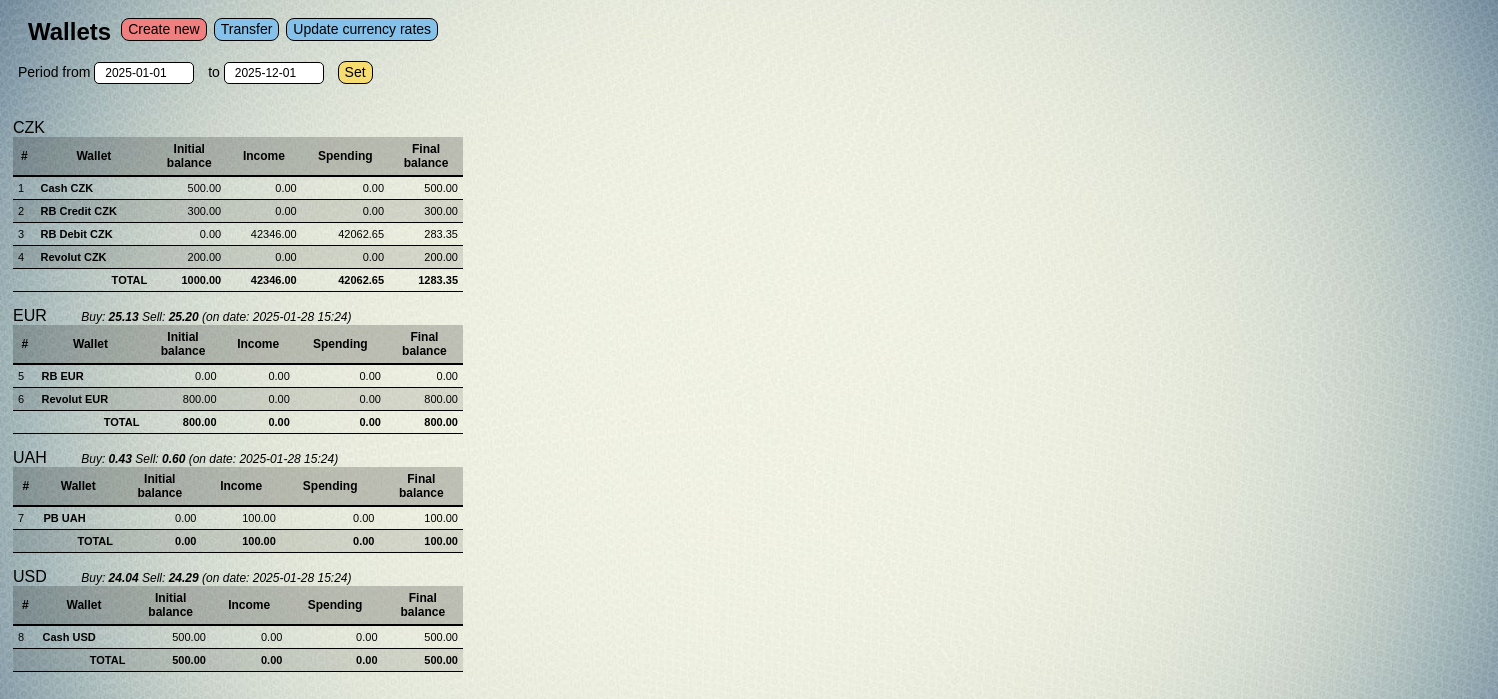
/finance/, run on the app's committed database.
### finance/models.py (models this page shows, shortened)
class Info(models.Model):
    init_date = models.DateField(verbose_name='Init date')
    final_date = models.DateField(verbose_name='Final date', default='2025-01-01')

class Wallet(models.Model):
    W_TYPES = (
        ('a', 'account'),
        ('b', 'bank account'),
        ('c', 'cash'),
        )
    w_name = models.CharField(max_length=20, verbose_name = 'Wallet name')
    w_ticker = models.CharField(max_length=3, verbose_name = 'Currency ticker')
    w_type = models.CharField(max_length=1, choices=W_TYPES, verbose_name = 'Type')
    w_bank = models.CharField(max_length=25, verbose_name = 'Bank name', blank=True)
    w_date = models.DateField(db_index=True, verbose_name = 'Open date')
    w_balance = models.DecimalField(max_digits=12, decimal_places=2, verbose_name = 'Open balance', default=0.00)
    f_name = models.CharField(max_length=24, blank=True, verbose_name='Full wallet name')
    w_limit = models.DecimalField(max_digits=12, decimal_places=2, verbose_name = 'Limit', default=0.00)
    class Meta:
        verbose_name = 'wallet'
        verbose_name_plural = 'wallets'
        ordering = ['w_name']

### finance/views.py (the view)
# urls.py: path('', home, name = 'home'),
def home(request):
    try:#__________________________________________________set init date
        choosen_date_obj = Info.objects.get()
    except Info.DoesNotExist:
        choosen_date_obj = None
    if request.method == 'POST':
        form = Form_set_date_init_bal(request.POST, instance=choosen_date_obj)
        if form.is_valid():
            form.save()
    else:
        form = Form_set_date_init_bal(instance=choosen_date_obj)#_____end
    prev_date = choosen_date_obj.init_date - timedelta(days=1)
    choosen_init = choosen_date_obj.init_date
    choosen_final = choosen_date_obj.final_date
    wlts = Wallet.objects.all()
    tickers = set()
    for wlt in wlts:
        tickers.add(wlt.w_ticker)
    tickers = sorted(tickers)
    n = 0
    data = {}
    data_chart = []
    for ticker in tickers:
        data[ticker] = {}
        for wlt in wlts:
            if ticker == wlt.w_ticker:
                n += 1
                if choosen_date_obj.init_date < wlt.w_date:
                    bal_on_date = 0
                else:
                    before_obj_dt = Income.objects.filter(wallet=wlt, date__range=[wlt.w_date, prev_date])
                    before_dt_sum = before_obj_dt.aggregate(Sum('debit'))['debit__sum'] or Decimal('0.00')
                    before_obj_ct = Spending.objects.filter(wallet=wlt, date__range=[wlt.w_date, prev_date])
                    before_ct_sum = before_obj_ct.aggregate(Sum('credit'))['credit__sum'] or Decimal('0.00')
                    bal_on_date = wlt.w_balance + before_dt_sum - before_ct_sum
                after_obj_dt = Income.objects.filter(wallet=wlt, date__range=[choosen_init, choosen_final])
                after_dt_sum = after_obj_dt.aggregate(Sum('debit'))['debit__sum'] or Decimal('0.00')
                after_obj_ct = Spending.objects.filter(wallet=wlt, date__range=[choosen_init, choosen_final])
                after_ct_sum = after_obj_ct.aggregate(Sum('credit'))['credit__sum'] or Decimal('0.00')
                if choosen_date_obj.init_date < wlt.w_date:
                    after_obj_dt = Income.objects.filter(wallet=wlt, date__range=[wlt.w_date, choosen_final])
                    after_dt_sum = after_obj_dt.aggregate(Sum('debit'))['debit__sum'] or Decimal('0.00')
                    after_obj_ct = Spending.objects.filter(wallet=wlt, date__range=[wlt.w_date, choosen_final])
                    after_ct_sum = after_obj_ct.aggregate(Sum('credit'))['credit__sum'] or Decimal('0.00')
                    final_bal = wlt.w_balance + after_dt_sum - after_ct_sum
                else:
                    final_bal = bal_on_date + after_dt_sum - after_ct_sum
                data_chart.append([wlt, float(final_bal)])
                data[ticker][wlt] = {
                    'n': n,
                    'wlt_pk': wlt.pk,
                    'bal_on_date': bal_on_date,
                    'after_dt_sum': after_dt_sum,
                    'after_ct_sum': after_ct_sum,
                    'final_bal': final_bal,
                }
    totals = {}
    for ticker, wallets in data.items():
        totals[ticker] = {
            'total_initial': sum(wallet_data['bal_on_date'] for wallet_data in wallets.values()),
            'total_income': sum(wallet_data['after_dt_sum'] for wallet_data in wallets.values()),
            'total_spending': sum(wallet_data['after_ct_sum'] for wallet_data in wallets.values()),
            'total_final': sum(wallet_data['final_bal'] for wallet_data in wallets.values()),
        }
    info_date_obj = Info.objects.get()
    info_init = info_date_obj.init_date
    info_final = info_date_obj.final_date
    tickers_without_czk = tickers[:]
    tickers_without_czk.remove('CZK')#_______________rates for context
    rates = {}
    for ticker in tickers_without_czk:
        last_rate = Rates.objects.filter(name=ticker).latest('date')
        rates[ticker] = {'buy': str(last_rate.buy), 'sell': str(last_rate.sell), 'date':last_rate.date}
    pie_chart = data_chart[:]#_________________data for pie chart
    pie_chart = []
    for i in data_chart:
        l=[]
        ticker = i[0].w_ticker
        l.append(i[0].f_name)
        value = i[1]
        if value >0:
            if ticker != 'CZK':
                try:
                    rate = float(rates[ticker]['buy'])
                    l.append(float(value * rate))
                except KeyError:
                    print(f"Ticker {ticker} not found in rates. Skipping conversion.")
                except Exception as e:
                    print(f"Error processing ticker {ticker}: {e}")
            else:
                l.append(float(value))
        else:
            l.append(0)
        pie_chart.append(l)
    data_pie_chart = [['Wallet', 'Sum']]+ pie_chart
    wlts_qty = len(wlts)#_________________data for bar chart
    wlts_lst = ['Category']
    for wlt in wlts:
        wlts_lst.append(wlt.f_name)
        wlts_lst.append({'role':'annotation'})
    lst = []
    for ticker in tickers:
        raw = []
        raw.append(ticker)
        for j in data_chart:
            if j[0].w_ticker == ticker:
                raw.append(float(j[1]))
                raw.append(str(j[0].f_name) +' '+str(float(j[1])))
        lst.append(raw)
    for i in lst:
        n = int(wlts_qty - ((len(i)-1)/2))
        add = [0.00, '']*n
        i+=add
    data_bar_chart = [wlts_lst] + lst
    print(data_bar_chart)
    context = {
        'form': form,
        'wlts': wlts,
        'data': data,
        'totals': totals,
        'info_init': info_init,
        'info_final': info_final,
        'data_pie_chart': data_pie_chart,
        'data_bar_chart': data_bar_chart,
        'rates': rates
        }
    return render(request, 'finance/home.html', context)

### finance/forms.py
class Form_set_date_init_bal(forms.ModelForm):#__________________________________________Set_date_init_bal
    init_date = forms.DateField(widget=forms.TextInput(attrs={'id': 'datepicker', 'placeholder': 'Choose date'}),
                           input_formats=['%Y-%m-%d'])
    final_date = forms.DateField(widget=forms.TextInput(attrs={'id': 'datepicker', 'placeholder': 'Choose date'}),
                                input_formats=['%Y-%m-%d'])
    class Meta:
        model = Info
        fields = ['init_date', 'final_date']

### finance/templatetags/custom_filters.py (called while the page is built)
@register.filter
def get_item(dictionary, key):
    return dictionary.get(key)

### finance/templates/finance/home.html (shortened to what this page needs)
{% extends 'layout/basic.html' %}
{% load static %}
{% load custom_filters %}
{% block header %}
        <div>
            <div class='nav_H'>
                <div class="wallet">Wallets</div>
                <button class="btn nav_btn btn_red" onclick="location.href='{% url 'create_wlt' %}'">Create new</button>
                <button class="btn nav_btn btn_blue" onclick="location.href='{% url 'transfer_funds' %}'">Transfer</button>
                <button class="btn nav_btn btn_blue" onclick="location.href='{% url 'update_rates' %}'">Update currency rates</button>
            </div>
            <form method='POST'>
                <label>Period from</label> {{ form.init_date }}
                <label>to</label> {{ form.final_date }}
                <link rel="stylesheet" href="https://cdn.jsdelivr.net/npm/flatpickr/dist/flatpickr.min.css">
                <button class='btn nav_btn' type='submit' >Set</button>
            </form>
        </div>
{% endblock %}
{% block left_side %}
    {% for ticker, wallets in data.items %}
        <div style="margin:15px 0px 0px 0px;">
        {{ ticker }}
        {% if ticker in rates %}
            <span style="font-size: 12px; margin:0px 0px 0px 30px; font-style: italic;">
                Buy: <b>{{ rates|get_item:ticker|get_item:"buy" }}</b>
                Sell: <b>{{ rates|get_item:ticker|get_item:"sell" }}</b>
                (on date: {{ rates|get_item:ticker|get_item:"date"|date:"Y-m-d H:i" }})
            </span>
        {% endif %}
        </div>
        <table>
            <thead>
                <tr>
                    <th>#</th>
                    <th>Wallet</th>
                    <th>Initial <br> balance</th>
                    <th>Income</th>
                    <th>Spending</th>
                    <th>Final <br> balance</th>
                </tr>
            </thead>
            <tbody>
                {% for wallet, wallet_data in wallets.items %}
                    <tr>
                        <td>{{ wallet_data.n }}</td>
                        <td style="font-weight: bold;">
                            <a href="{% url 'home_wlt' wallet_data.wlt_pk %}calendar/?choice=period&start_date={{info_init|date:'Y-m-d'}}&end_date={{info_final|date:'Y-m-d'}}">{{ wallet.f_name }}</a>
                        </td>
                        <td style="text-align: right;">{{ wallet_data.bal_on_date|floatformat:2 }}</td>
                        <td style="text-align: right;">{{ wallet_data.after_dt_sum|floatformat:2 }}</td>
                        <td style="text-align: right;">{{ wallet_data.after_ct_sum|floatformat:2 }}</td>
                        <td style="text-align: right;">{{ wallet_data.final_bal|floatformat:2 }}</td>
                {% endfor %}
                {% for total_ticker, total_data in totals.items %}
                    {% if total_ticker == ticker %}
                        <tr>
                            <td></td>
                            <td style="text-align: right; font-weight: bold;">TOTAL</td>
                            <td style="text-align: right; font-weight: bold;">{{ total_data.total_initial|floatformat:2 }}</td>
                            <td style="text-align: right; font-weight: bold;">{{ total_data.total_income|floatformat:2 }}</td>
                            <td style="text-align: right; font-weight: bold;">{{ total_data.total_spending|floatformat:2 }}</td>
                            <td style="text-align: right; font-weight: bold;">{{ total_data.total_final|floatformat:2 }}</td>
                        </tr>
                    {% endif %}
                {% endfor %}
            </tbody>
        </table>
    {% endfor %}
{% endblock %}
{% block right_side %}
    <div id="piechart" style="width: 300px; height: 300px;"></div>
{% endblock %}
{% block diagram %}
    <div id="barchart" style="width: 700px; height: 700px;"></div>
{% endblock%}

### finance/static/finance/style.css (style rules this page uses)
body { position: relative; z-index: 0; background-image: url('bg_v2.jpg'); background-size: cover; background-repeat: no-repeat; background-position: center; font-family: Arial, sans-serif; text-decoration: none; color: black; }
.nav_H { display: flex; flex-direction: row; align-items: center; }
.wallet { font-size: 24px; font-weight: bold; margin: 10px 10px 5px 20px; }
.btn { border: 1px solid black; line-height: 1.1; cursor: pointer; transition: transform 0.2s; text-decoration: none; text-align: center; border-radius: 8px; white-space: normal; word-wrap: break-word; }
.nav_btn { background-color: rgb(247, 220, 111); min-height: 23px; height: fit-content; margin: 0px 7px 0px 0px; font-size: 14px; }
.btn_blue { background-color: rgb(133, 193, 233); }
.btn_red { background-color: #f08080; }
form { font-size: 14px; padding: 10px 10px 15px 10px; margin: 0px 0px 0px 0px; }
input[type="text"], [type="number"], textarea { padding: 0px 5px 0px 10px; height: 22px; width: 100px; margin: 0px 10px 5px 0px; border: 1px solid black; font-size: 12px; border-radius: 5px; }
table { min-width: 450px; width: fit; border-collapse: collapse; font-size: 11px; text-align: left; }
table th { background-color: rgba(0, 0, 0, 0.2); padding: 5px; border-bottom: 2px solid black; font-size: 12px; text-align: center; }
table td { padding: 5px; border-bottom: 1px solid black; }
table td a { text-decoration: none; color: inherit; }
table tr:nth-child(even) { background-color: rgba(0, 0, 0, 0.1); }

### data on the page
Info: init_date "2025-01-01", final_date "2025-12-01"
Wallet: data "CZK", n "1", f_name "Cash CZK", bal_on_date "500.00", after_dt_sum "0.00", after_ct_sum "0.00", final_bal "500.00"
Wallet: n "2", f_name "RB Credit CZK", bal_on_date "300.00", after_dt_sum "0.00", after_ct_sum "0.00", final_bal "300.00"
Wallet: n "3", f_name "RB Debit CZK", bal_on_date "0.00", after_dt_sum "42346.00", after_ct_sum "42062.65", final_bal "283.35"
Wallet: n "4", f_name "Revolut CZK", bal_on_date "200.00", after_dt_sum "0.00", after_ct_sum "0.00", final_bal "200.00"
Wallet: data "EUR", data "25.13", data "25.20", data "2025-01-28 15:24", n "5", f_name "RB EUR", bal_on_date "0.00", after_dt_sum "0.00", after_ct_sum "0.00", final_bal "0.00"
Wallet: n "6", f_name "Revolut EUR", bal_on_date "800.00", after_dt_sum "0.00", after_ct_sum "0.00", final_bal "800.00", total_initial "800.00", total_income "0.00", total_spending "0.00", total_final "800.00"
Wallet: data "UAH", data "0.43", data "0.60", data "2025-01-28 15:24", n "7", f_name "PB UAH", bal_on_date "0.00", after_dt_sum "100.00", after_ct_sum "0.00", final_bal "100.00"
Wallet: data "USD", data "24.04", data "24.29", data "2025-01-28 15:24", n "8", f_name "Cash USD", bal_on_date "500.00", after_dt_sum "0.00", after_ct_sum "0.00", final_bal "500.00"

### other printed values
{{ total_data.total_initial|floatformat:2 }} "1000.00" "0.00" "500.00"
{{ total_data.total_income|floatformat:2 }} "42346.00" "100.00" "0.00"
{{ total_data.total_spending|floatformat:2 }} "42062.65" "0.00" "0.00"
{{ total_data.total_final|floatformat:2 }} "1283.35" "100.00" "500.00"
